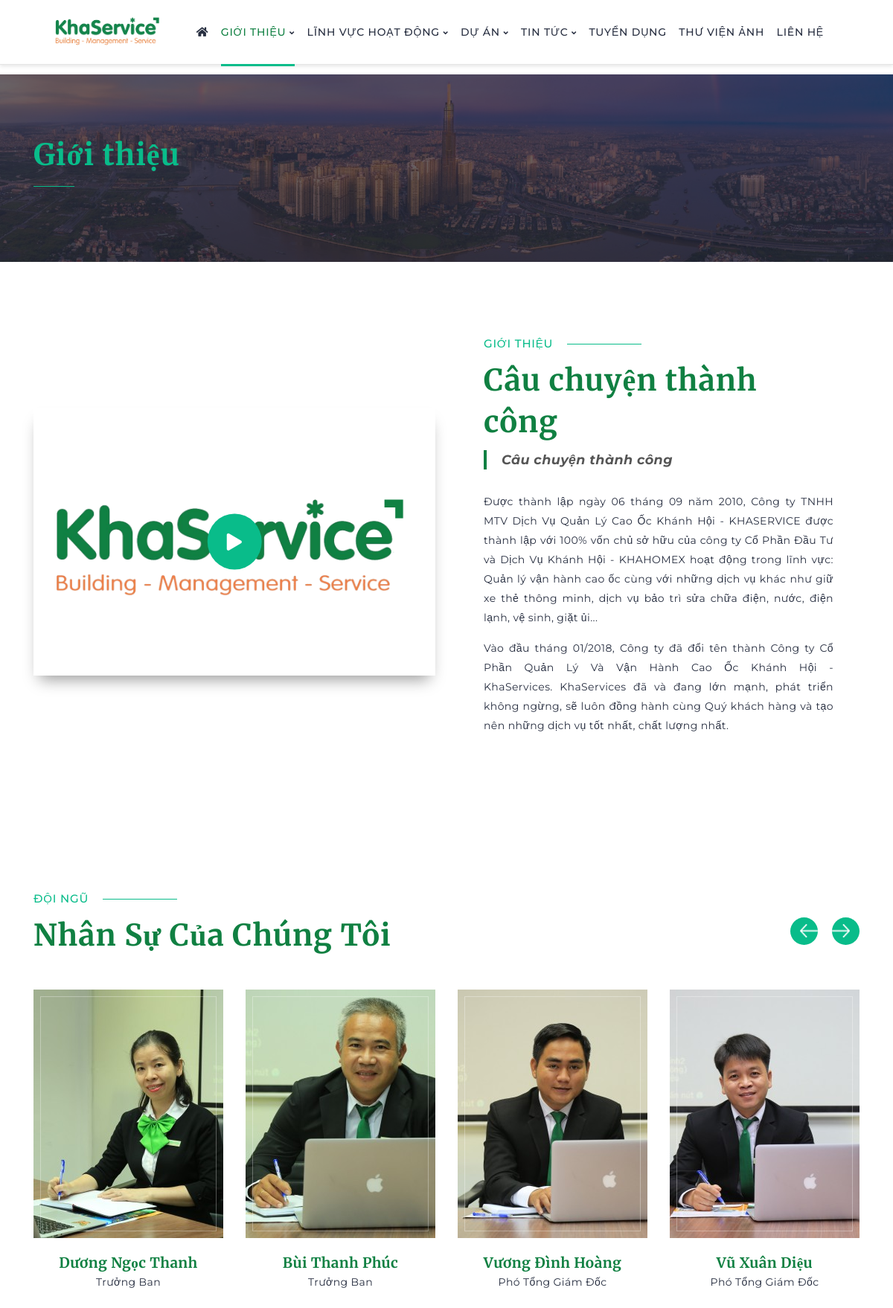
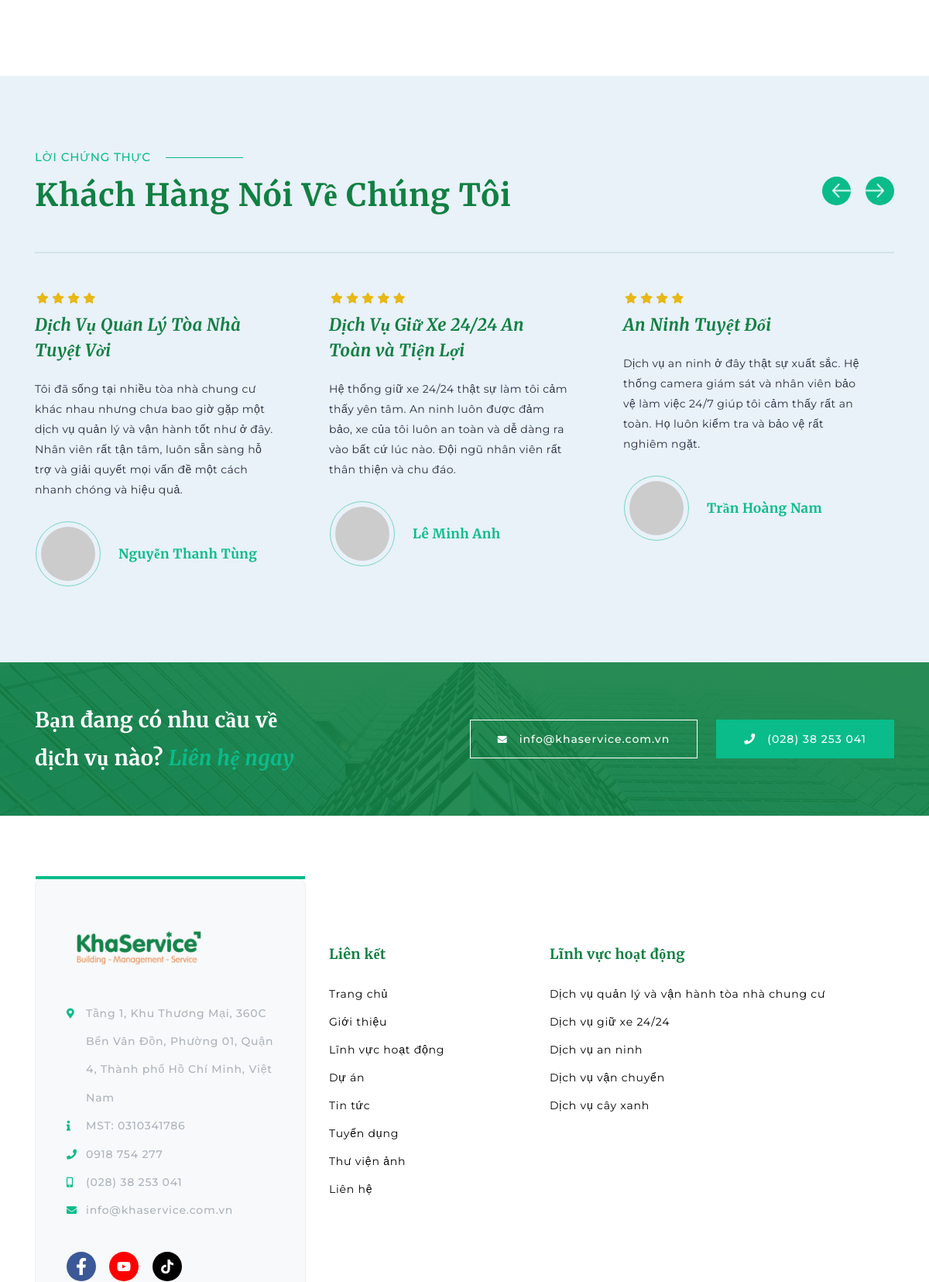
The page /gioi-thieu.html (upper part) on the database its author committed (2 pictures, top to bottom).
### tables this page shows
CREATE TABLE `table_setting` (
  `id` int(11) NOT NULL AUTO_INCREMENT,
  `ten_vi` varchar(255) DEFAULT NULL,
  `diachi_vi` varchar(255) DEFAULT NULL,
  `dienthoai` varchar(50) DEFAULT NULL,
  `hotline` varchar(50) DEFAULT NULL,
  `email` varchar(100) DEFAULT NULL,
  `website` varchar(100) DEFAULT NULL,
  `fanpage` varchar(255) DEFAULT NULL,
  `youtube` varchar(255) DEFAULT NULL,
  `google_map` text DEFAULT NULL,
  `video_intro` varchar(255) DEFAULT NULL,
  `title` varchar(255) DEFAULT NULL,
  `keywords` text DEFAULT NULL,
  `description` text DEFAULT NULL,
  `logo` varchar(255) DEFAULT NULL,
  `logoRectangle` varchar(255) DEFAULT NULL,
  `longName` varchar(255) DEFAULT NULL,
  `nationalName` varchar(255) DEFAULT NULL,
  `shortName` varchar(255) DEFAULT NULL,
  `taxCode` varchar(50) DEFAULT NULL,
  `tiktok` varchar(255) DEFAULT NULL,
  `youtubeInfo` varchar(255) DEFAULT NULL,
  `updated_at` varchar(200) DEFAULT NULL,
  `email2` varchar(255) DEFAULT NULL,
  `hotline2` varchar(255) DEFAULT NULL,
  PRIMARY KEY (`id`)
);

CREATE TABLE `table_photo` (
  `id` int(11) NOT NULL AUTO_INCREMENT,
  `ten_vi` varchar(255) DEFAULT NULL,
  `link` varchar(255) DEFAULT NULL,
  `photo` varchar(255) DEFAULT NULL,
  `thumb` varchar(255) DEFAULT NULL,
  `mota_vi` text DEFAULT NULL,
  `type` varchar(50) DEFAULT NULL,
  `stt` int(11) DEFAULT 1,
  `hienthi` tinyint(1) DEFAULT 1,
  `ngaytao` int(11) DEFAULT NULL,
  PRIMARY KEY (`id`)
);

CREATE TABLE `table_static` (
  `id` int(11) NOT NULL AUTO_INCREMENT,
  `ten_vi` varchar(255) DEFAULT NULL,
  `photo` varchar(255) DEFAULT NULL,
  `video` varchar(255) DEFAULT NULL,
  `mota_vi` text DEFAULT NULL,
  `noidung_vi` longtext DEFAULT NULL,
  `type` varchar(50) DEFAULT NULL,
  `sl_nhanvien` int(11) DEFAULT 0,
  `sl_duan` int(11) DEFAULT 0,
  `sl_canho` int(11) DEFAULT 0,
  `tamnhin` text DEFAULT NULL,
  `sumenh` text DEFAULT NULL,
  `sl_khachhang` int(11) DEFAULT 0,
  `sl_giaithuong` int(11) DEFAULT 0,
  `sl_doitac` int(11) DEFAULT 0,
  `mota_solieu` text DEFAULT NULL,
  `mota_doitac` text DEFAULT NULL,
  PRIMARY KEY (`id`)
);

CREATE TABLE `table_staff` (
  `id` int(11) NOT NULL AUTO_INCREMENT,
  `ten_vi` varchar(255) DEFAULT NULL,
  `ten_khong_dau` varchar(255) DEFAULT NULL,
  `chucvu` varchar(255) DEFAULT NULL,
  `mota_vi` text DEFAULT NULL,
  `noidung_vi` longtext DEFAULT NULL,
  `photo` varchar(255) DEFAULT NULL,
  `stt` int(11) DEFAULT 1,
  `hienthi` tinyint(1) DEFAULT 1,
  `ngaytao` int(11) DEFAULT NULL,
  `ngaysua` int(11) DEFAULT NULL,
  `title` varchar(255) DEFAULT NULL,
  `keywords` text DEFAULT NULL,
  `description` text DEFAULT NULL,
  PRIMARY KEY (`id`)
);

CREATE TABLE `table_feedback` (
  `id` int(11) NOT NULL AUTO_INCREMENT,
  `ten_vi` varchar(255) DEFAULT NULL,
  `chucvu` varchar(255) DEFAULT NULL,
  `mota_vi` varchar(255) DEFAULT NULL COMMENT 'Tiêu đề feedback',
  `noidung_vi` text DEFAULT NULL,
  `photo` varchar(255) DEFAULT NULL,
  `rating` int(11) DEFAULT 5,
  `stt` int(11) DEFAULT 1,
  `hienthi` tinyint(1) DEFAULT 1,
  `ngaytao` int(11) DEFAULT NULL,
  `ngaysua` int(11) DEFAULT NULL,
  `title` varchar(255) DEFAULT NULL,
  `keywords` text DEFAULT NULL,
  `description` text DEFAULT NULL,
  PRIMARY KEY (`id`)
);

CREATE TABLE `table_dichvu` (
  `id` int(11) NOT NULL AUTO_INCREMENT,
  `ten_vi` varchar(255) DEFAULT NULL,
  `ten_khong_dau` varchar(255) DEFAULT NULL,
  `mota_vi` text DEFAULT NULL,
  `noidung_vi` longtext DEFAULT NULL,
  `photo` varchar(255) DEFAULT NULL,
  `stt` int(11) DEFAULT 1,
  `hienthi` tinyint(1) DEFAULT 1,
  `noibat` tinyint(1) DEFAULT 0,
  `ngaytao` int(11) DEFAULT NULL,
  `ngaysua` int(11) DEFAULT NULL,
  `title` varchar(255) DEFAULT NULL,
  `keywords` text DEFAULT NULL,
  `description` text DEFAULT NULL,
  PRIMARY KEY (`id`)
);

### templates/gioi-thieu_tpl.php (the view, shortened to what the rows shown need)
<section class="inner-banner pt-80 pb-95" style="background-image: url('<?=$inner_banner_img?>');" data-overlay="7">
    <div class="container">
        <div class="row z-5 align-items-center">
            <div class="col-md-8 text-center text-md-left">
                <h1 class="f-700 green">Giới thiệu</h1>
            </div>
        </div>
    </div>
</section>
<section class="about-us pt-100 pb-100">
    <div class="container">
        <div class="row align-items-xl-center">
            <?php if(!empty($row_detail['photo'])) { ?>
            <div class="col-lg-6">
            <?php } else { ?>
            <div class="col-lg-12">
            <?php } ?>
                <div class="about-text text-center text-lg-left">
                    <div class="fancy-head left-al mb-10">
                        <h5 class="line-head mb-15">
                                Giới thiệu
                            <span class="line after"></span>
                        </h5>
                        <h1><?=$row_detail['ten_vi']?></h1>
                    </div>
                    <?php if(!empty($row_detail['mota_vi'])) { ?>
                        <div class="short-desc mb-30 font-weight-bold italic" style="font-size: 1.1rem; color: #555; border-left: 4px solid #108042; padding-left: 20px;">
                            <?=$row_detail['mota_vi']?>
                        </div>
                    <?php } ?>
                    <div class="description content-main">
                        <?=$row_detail['noidung_vi']?>
                    </div>
                </div>
            </div>
        </div>
    </div>
</section>
<section class="team-area pt-95 pb-100">
    <div class="container">
        <div class="row align-items-end text-center text-lg-left  mb-45">
            <div class="col-lg-7">
                <div class="fancy-head left-al">
                    <h1>Nhân Sự Của Chúng Tôi</h1>
                </div>
            </div>
        </div>
        <div class="row">
            <div class="col-xl-12">
                <div class="owl-carousel team-slider">
                    <?php if(!empty($ds_team)) { foreach($ds_team as $v) { ?>
                    <div class="item">
                        <div class="team-each">
                            <div class="team-image relative img-lined">
                                <img src="<?=!empty($v['photo']) ? $v['photo'] : 'img/team/team1.jpg'?>" alt="">
                            </div>
                            <div class="team-info text-center transition-4">
                                <h5>
                                    <a href="#" class="f-700"><?=$v['ten_vi']?></a>
                                </h5>
                                <p class="mb-0"><?=$v['chucvu']?></p>
                            </div>
                        </div>
                    </div>
                    <?php }} ?>
                </div>
            </div>
        </div>
    </div>
</section>
<section class="testimonials-2 bg-light-white pt-95 pb-95">
    <div class="container">
        <div class="row align-items-end mb-45">
            <div class="col-lg-7 col-md-12 text-center text-lg-left">
                <div class="fancy-head left-al">
                    <h1>Khách Hàng Nói Về Chúng Tôi</h1>
                </div>
            </div>
        </div>
        <div class="row">
            <div class="col-xl-12">
                <div class="owl-carousel owl-theme testimonial-2-slide">
                    <?php if(!empty($ds_ykien)) { foreach($ds_ykien as $v) { ?>
                    <div class="item">
                        <div class="each-quote-2 pr-40 pr-sm-00">
                            <ul class="stars-rate mb-5" data-starsactive="<?=$v['rating']?>">
                                <li class="text-md-left text-center">
                                    <?php for($i=0; $i<$v['rating']; $i++) echo '<i class="fas fa-star"></i>'; ?>
                                </li>
                            </ul>
                            <h4 class="italic f-700 mb-20"><?=$v['mota_vi']?></h4>
                            <p class="mb-35"><?=$v['noidung_vi']?></p>
                            <div class="client-2-img d-flex align-items-center justify-content-md-start justify-content-center">
                                <div class="img-div mr-30 pb-10">
                                    <div class="client-image">
                                        <?php
                                            $img_src = (!empty($v['photo']) && file_exists($v['photo'])) ? $v['photo'] : 'https://ui-avatars.com/api/?name='.urlencode($v['ten_vi']).'&background=ebebeb&color=666666&size=100';
                                        ?>
                                        <img src="<?=$img_src?>" class="rounded-circle shadow-sm" style="width:70px; height:70px; object-fit:cover;" alt="<?=$v['ten_vi']?>">
                                    </div>
                                </div>
                                <div class="client-text-2 mb-10">
                                    <h6 class="client-name green fs-17 f-700"><?=$v['ten_vi']?></h6>
                                </div>
                            </div>
                        </div>
                    </div>
                    <?php }} ?>
                </div>
            </div>
        </div>
    </div>
</section>
<section class="cta pt-50 pb-50" style="background-image: url('img/bg/bg_cta.jpg');" data-overlay="9">
    <div class="container">
        <div class="row align-items-center">
            <div class="col-xl-8 col-lg-7 text-center text-lg-right z-5">
                <a href="mailto:<?=$row_setting['email']?>" class="btn btn-square-white mr-20 mr-xs-00 d-block d-sm-inline-block mb-xs-15 wow fadeInUp">
                    <i class="fas fa-envelope mr-15" style="font-size: 0.85em;"></i><?=$row_setting['email']?>
                </a>
                <a href="tel:<?=str_replace(' ', '', $row_setting['hotline'])?>" class="btn btn-square-green d-block d-sm-inline-block blob-small wow fadeInUp">
                    <i class="fas fa-phone mr-15"></i><?=$row_setting['hotline']?>
                </a>
            </div>
        </div>
    </div>
</section>

### templates/layout/header.php (shortened to what the rows shown need)
<header class="transperant-head header-style-3 transition-4" style="position: fixed; top: 0; left: 0; width: 100%; z-index: 999; background: #ffffff; box-shadow: 0 2px 5px rgba(0,0,0,0.1);">
    <div class="container-fluid px-lg-5">
        <div class="row align-items-center no-gutters justify-content-between header-row">
            <div class="col-auto px-lg-4 logo-col">
                <div class="logo transition-4 text-center">
                    <a href="index.php">
                        <img src="<?=$row_setting['logoRectangle']?>" class="transition-4" alt="logo" style="max-height: 60px;">
                    </a>
                </div>
            </div>
        </div>
    </div>
</header>

### templates/layout/footer.php (shortened to what the rows shown need)
<footer class="footer-area">
    <div class="container">
        <div class="row mb-sm-50 mb-xs-00">
            <div class="col-lg-4 z-5">
                <div class="contact-area relative h-100 mr-lg-20 mr-md-00">
                    <div class="footer-logo mb-35">
                        <img src="<?=$row_setting['logoRectangle']?>" alt="logo footer" style="max-height: 60px;">
                    </div>
                    <div class="contact-options mb-35">
                        <ul>
                            <li>
                                <i class="fas fa-map-marker-alt green"></i><?=$row_setting['diachi_vi']?>
                            </li>
                            <?php if(!empty($row_setting['taxCode'])) { ?>
                            <li>
                                <i class="fas fa-info green"></i> MST: <?=$row_setting['taxCode']?>
                            </li>
                            <?php } ?>
                            <li>
                                <i class="fas fa-phone green"></i><?=$row_setting['dienthoai']?>
                            </li>
                            <li>
                                <i class="fas fa-mobile-alt green"></i><?=$row_setting['hotline']?>
                            </li>
                            <li>
                                <i class="fas fa-envelope green"></i><?=$row_setting['email']?>
                            </li>
                        </ul>
                    </div>
                </div>
            </div>
            <div class="col-lg-5 col-sm-8">
                <div class="footer-links pt-85 pb-85 pt-md-50 mb-sm-70">
                    <ul class="links-list">
                        <?php if(!empty($menu_dichvu)) { foreach($menu_dichvu as $v) { ?>
                            <li><a href="dich-vu/<?=$v['ten_khong_dau']?>.html"><?=$v['ten_vi']?></a></li>
                        <?php }} ?>
                    </ul>
                </div>
            </div>
        </div>
    </div>
</footer>

### rows shown on the page
table_setting: logoRectangle (picture), email "info@khaservice.com.vn", hotline "(028) 38 253 041", diachi_vi "Tầng 1, Khu Thương Mại, 360C Bến Vân Đồn, Phường 01, Quận 4, Thành phố Hồ Chí Minh, Việt Nam", taxCode "0310341786", dienthoai "0918 754 277"
table_photo: photo (picture)
table_static: ten_vi "Câu chuyện thành công", mota_vi "Câu chuyện thành công", noidung_vi "Được thành lập ngày 06 tháng 09 năm 2010, Công ty TNHH MTV Dịch Vụ Quản Lý Cao Ốc Khánh Hội - KHASERVICE được thành lập với 100% vốn chủ sở hữu của công ty Cổ Phần Đầu Tư và Dịch Vụ Khánh Hội - KHAHOMEX hoạt động trong lĩnh vực: Quản lý vận hành cao ốc cùng với những dịch vụ khác như giữ xe thẻ thông minh, dịch vụ bảo trì sửa chữa điện, nước, điện lạnh, vệ sinh, giặt ủi... Vào đầu tháng 01/2018, Công ty đã đổi tên thành Công ty Cổ Phần Quản Lý Và Vận Hành Cao Ốc Khánh Hội - KhaServices. KhaServices đã và đang lớn mạnh, phát triển không ngừng, sẽ luôn đồng hành cùng Quý khách hàng và tạo nên những dịch vụ tốt nhất, chất lượng nhất."
table_staff: photo (picture), ten_vi "Dương Ngọc Thanh", chucvu "Trưởng Ban"
table_staff: photo (picture), ten_vi "Bùi Thanh Phúc", chucvu "Trưởng Ban"
table_staff: photo (picture), ten_vi "Vương Đình Hoàng", chucvu "Phó Tổng Giám Đốc"
table_staff: photo (picture), ten_vi "Vũ Xuân Diệu", chucvu "Phó Tổng Giám Đốc"
table_feedback: rating 4 (drawn), mota_vi "Dịch Vụ Quản Lý Tòa Nhà Tuyệt Vời", noidung_vi "Tôi đã sống tại nhiều tòa nhà chung cư khác nhau nhưng chưa bao giờ gặp một dịch vụ quản lý và vận hành tốt như ở đây. Nhân viên rất tận tâm, luôn sẵn sàng hỗ trợ và giải quyết mọi vấn đề một cách nhanh chóng và hiệu quả.", ten_vi "Nguyễn Thanh Tùng"
table_feedback: rating 5 (drawn), mota_vi "Dịch Vụ Giữ Xe 24/24 An Toàn và Tiện Lợi", noidung_vi "Hệ thống giữ xe 24/24 thật sự làm tôi cảm thấy yên tâm. An ninh luôn được đảm bảo, xe của tôi luôn an toàn và dễ dàng ra vào bất cứ lúc nào. Đội ngũ nhân viên rất thân thiện và chu đáo.", ten_vi "Lê Minh Anh"
table_feedback: rating 4 (drawn), mota_vi "An Ninh Tuyệt Đối", noidung_vi "Dịch vụ an ninh ở đây thật sự xuất sắc. Hệ thống camera giám sát và nhân viên bảo vệ làm việc 24/7 giúp tôi cảm thấy rất an toàn. Họ luôn kiểm tra và bảo vệ rất nghiêm ngặt.", ten_vi "Trần Hoàng Nam"
table_dichvu: ten_vi "Dịch vụ quản lý và vận hành tòa nhà chung cư"
table_dichvu: ten_vi "Dịch vụ giữ xe 24/24"
table_dichvu: ten_vi "Dịch vụ an ninh"
table_dichvu: ten_vi "Dịch vụ vận chuyển"
table_dichvu: ten_vi "Dịch vụ cây xanh"
